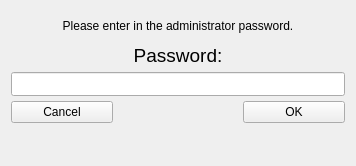
<?xml version="1.0" encoding="UTF-8"?>
<ui version="4.0">
 <class>AdminLogin</class>
 <widget class="QDialog" name="AdminLogin">
  <property name="geometry">
   <rect>
    <x>0</x>
    <y>0</y>
    <width>356</width>
    <height>166</height>
   </rect>
  </property>
  <property name="windowTitle">
   <string>Dialog</string>
  </property>
  <layout class="QGridLayout" name="gridLayout">
   <item row="0" column="0">
    <layout class="QVBoxLayout" name="verticalLayout">
     <property name="spacing">
      <number>5</number>
     </property>
     <item>
      <widget class="QLabel" name="label_adminPasswordPrompt">
       <property name="maximumSize">
        <size>
         <width>16777215</width>
         <height>24</height>
        </size>
       </property>
       <property name="text">
        <string>Please enter in the administrator password.</string>
       </property>
       <property name="alignment">
        <set>Qt::AlignCenter</set>
       </property>
      </widget>
     </item>
     <item>
      <widget class="QLabel" name="label_passwordForm">
       <property name="maximumSize">
        <size>
         <width>16777215</width>
         <height>24</height>
        </size>
       </property>
       <property name="font">
        <font>
         <pointsize>14</pointsize>
        </font>
       </property>
       <property name="text">
        <string>Password:</string>
       </property>
       <property name="alignment">
        <set>Qt::AlignCenter</set>
       </property>
      </widget>
     </item>
     <item>
      <widget class="QLineEdit" name="lineEdit_passwordForm">
       <property name="maximumSize">
        <size>
         <width>16777215</width>
         <height>24</height>
        </size>
       </property>
       <property name="echoMode">
        <enum>QLineEdit::Password</enum>
       </property>
      </widget>
     </item>
     <item>
      <layout class="QHBoxLayout" name="horizontalLayout">
       <property name="spacing">
        <number>130</number>
       </property>
       <item>
        <widget class="QPushButton" name="pushButton_cancel">
         <property name="focusPolicy">
          <enum>Qt::NoFocus</enum>
         </property>
         <property name="text">
          <string>Cancel</string>
         </property>
        </widget>
       </item>
       <item>
        <widget class="QPushButton" name="pushButton_ok">
         <property name="focusPolicy">
          <enum>Qt::NoFocus</enum>
         </property>
         <property name="text">
          <string>OK</string>
         </property>
        </widget>
       </item>
      </layout>
     </item>
     <item>
      <widget class="QLabel" name="label_errorMessage">
       <property name="maximumSize">
        <size>
         <width>16777215</width>
         <height>24</height>
        </size>
       </property>
       <property name="text">
        <string/>
       </property>
      </widget>
     </item>
    </layout>
   </item>
  </layout>
 </widget>
 <resources/>
 <connections/>
</ui>
